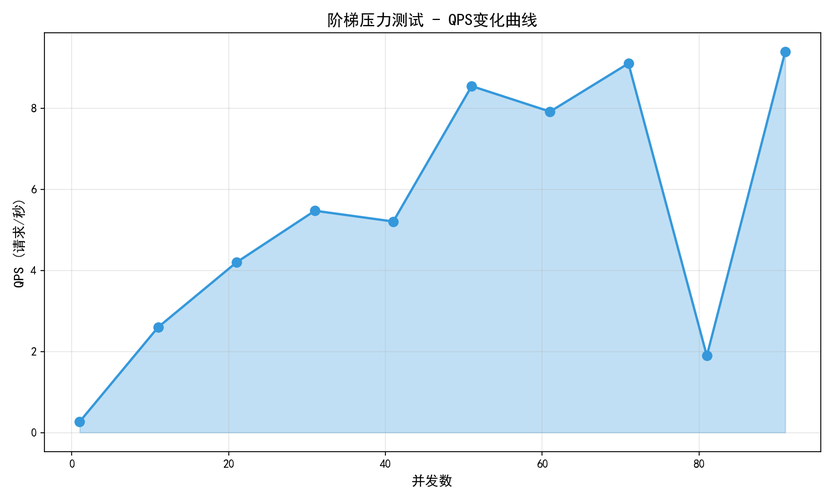
#> input picture lawbot/专业模式/chart1_qps_20260612_171755.png, 833 x 500 px, shrunk from 1500 x 900 before the run
$ python 2.py
#> lines starting #> are read from the running program, lines starting #| are printed output that depends on the picture
from PIL import Image

# 请将文件名替换为您的实际文件名
files = [
    "chart1_qps_20260612_171755.png",
    "chart2_response_time_20260612_171810.png",
    "chart3_success_rate_20260612_171811.png",
    "chart4_extreme_capacity_20260612_171813.png",
    "chart5_extreme_response_20260612_171814.png",
    "chart6_stability_20260612_171816.png"
]

images = [Image.open(f) for f in files]
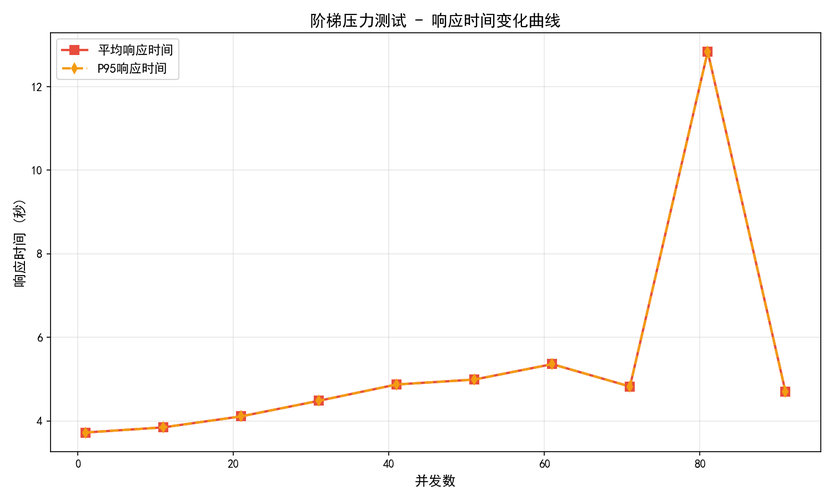
#> input picture lawbot/专业模式/chart2_response_time_20260612_171810.png, 833 x 500 px, shrunk from 1500 x 900 before the run
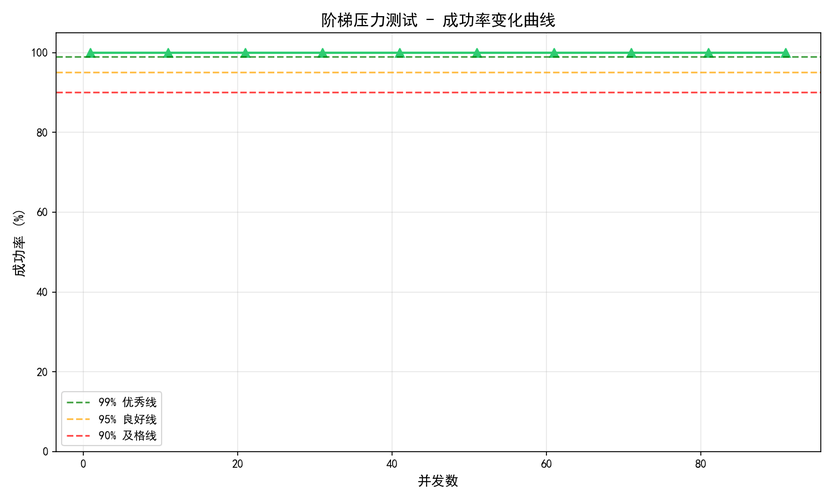
#> input picture lawbot/专业模式/chart3_success_rate_20260612_171811.png, 833 x 500 px, shrunk from 1500 x 900 before the run
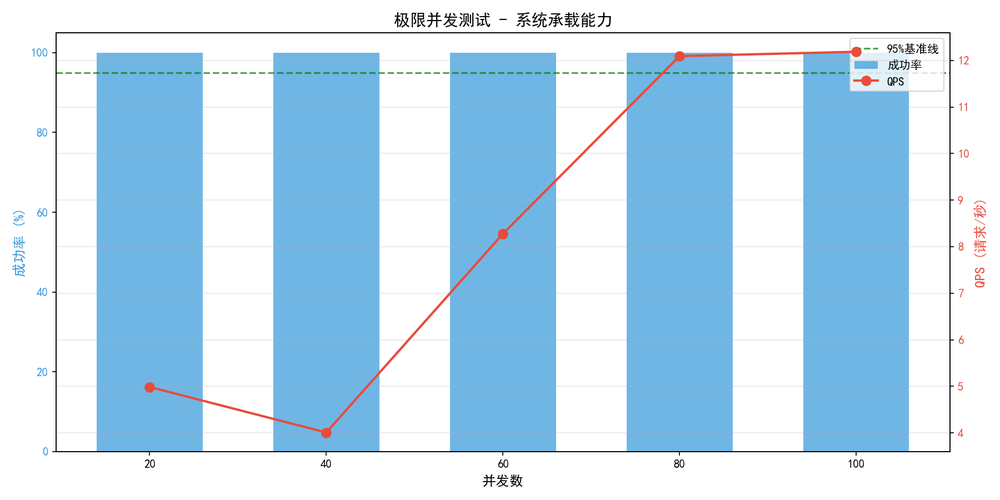
#> input picture lawbot/专业模式/chart4_extreme_capacity_20260612_171813.png, 1000 x 500 px, shrunk from 1800 x 900 before the run
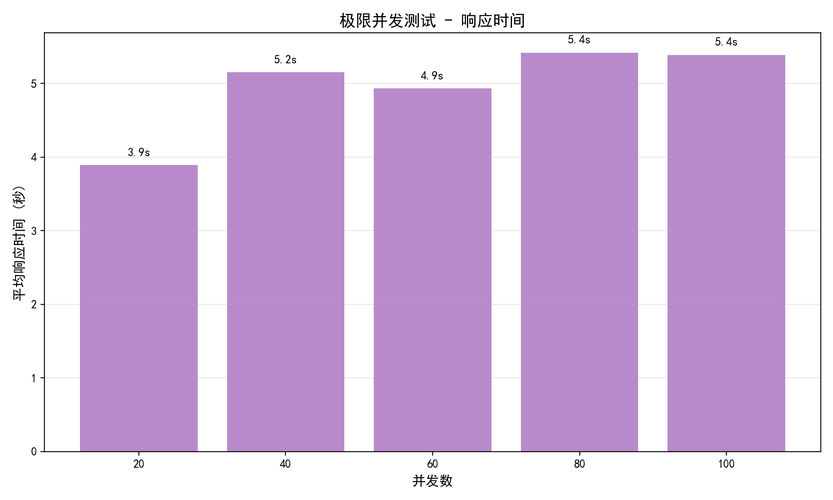
#> input picture lawbot/专业模式/chart5_extreme_response_20260612_171814.png, 833 x 500 px, shrunk from 1500 x 900 before the run
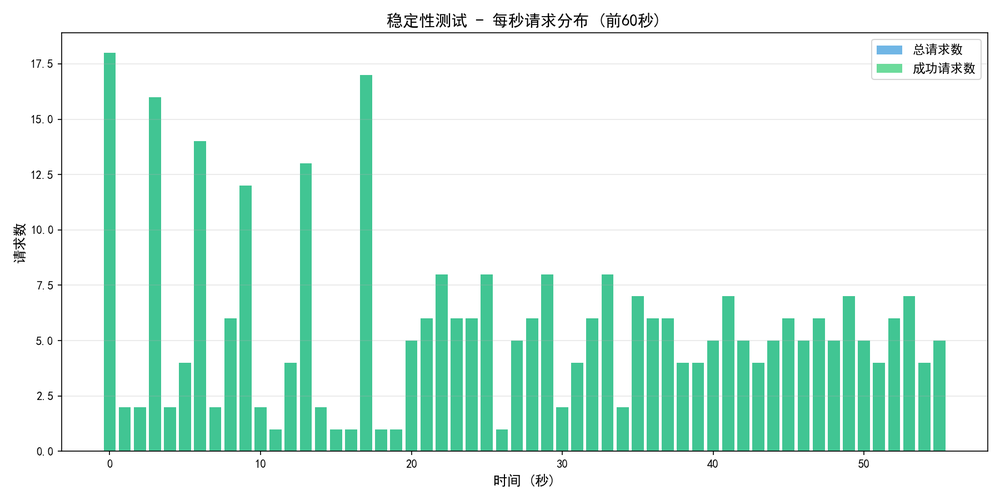
#> input picture lawbot/专业模式/chart6_stability_20260612_171816.png, 1000 x 500 px, shrunk from 1800 x 900 before the run
#> images = 6 items
w, h = images[0].size
#> w = 833; h = 500

# 3行2列拼接
result = Image.new('RGB', (w * 2, h * 3))
#> result: PIL image 1666x1500 RGB; every value is 0
for i, img in enumerate(images):
    row, col = i // 2, i % 2
    result.paste(img, (col * w, row * h))
#> this loop made 6 passes
#> (row, col) on passes 1 to 6: (0, 0), (0, 1), (1, 0), (1, 1), (2, 0), (2, 1)
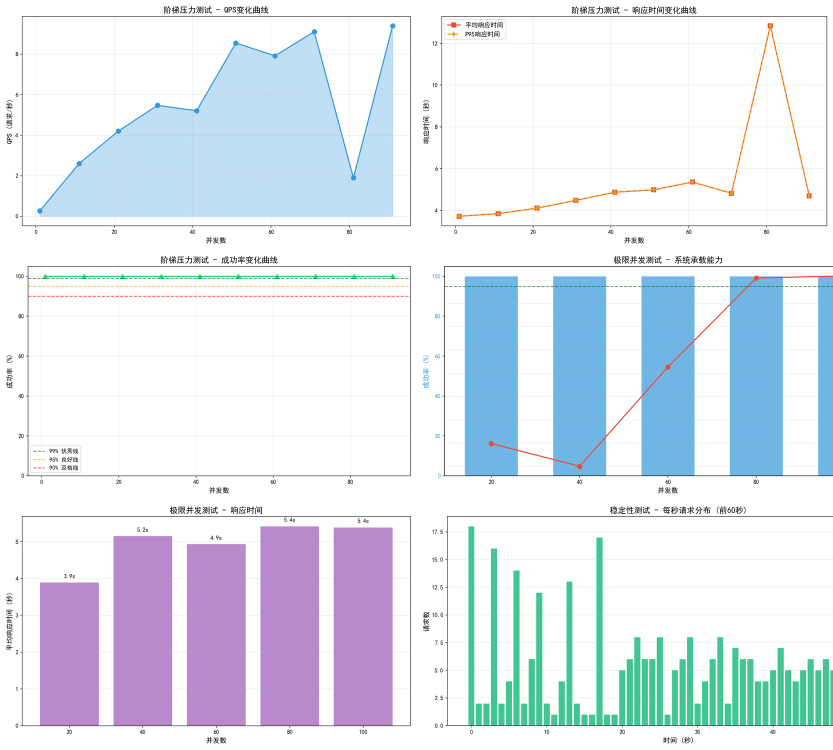
#> result: PIL image 1666x1500 RGB (shown at 1/2 size); mean R, G, B 225.6, 232.4, 240.9

result.save("combined_charts.png")
print("拼接完成：combined_charts.png")
